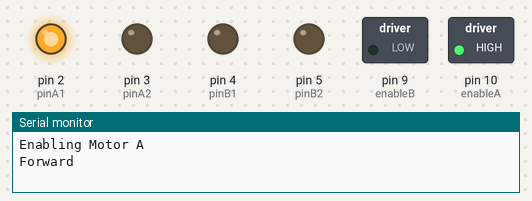
Bench run of a sketch on a simulated Arduino Uno, built with avr-gcc and run on an emulated ATmega328P. Shown: switched loads named in the sketch (green lamp = pin HIGH), output pins drawn as LEDs (lit = HIGH), the last lines printed to the serial monitor.

Above: at 2.5 s.
At 7.5 s:
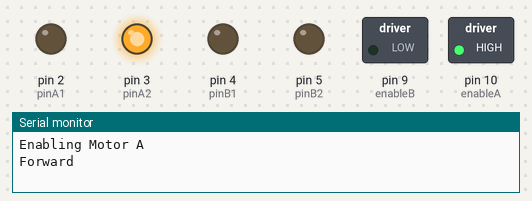
At 12.5 s:
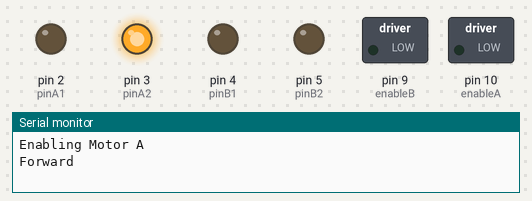
At 17.5 s:
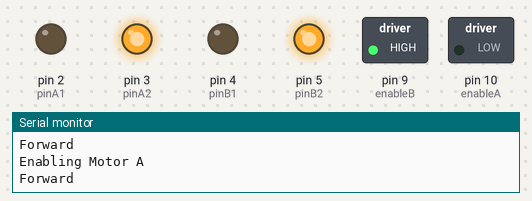
At 22.5 s:
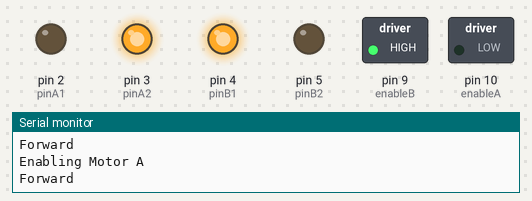
At 32.5 s:
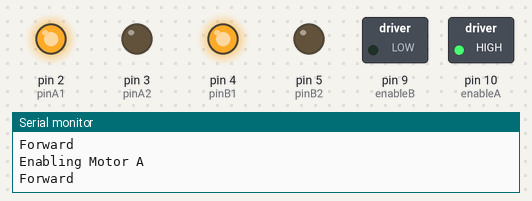
Timing chart, 0 to 39.0 s (numbered marks = the images above):
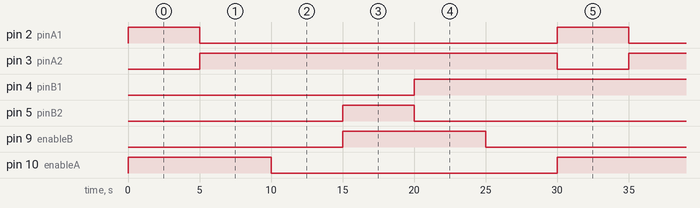

The sketch:

arduino_L298N.ino
```cpp
/**
 * Bruno Santos, 2013
 * feiticeir0@whatgeek.com.pt
 * Small code to test DC motors - 2x with a L298 Dual H-Bridge Motor Driver
 * Free to share
 **/
 //Testing the DC Motors
//Define Pins
 //Motor A
 int enableA = 10;
 int pinA1 = 2;
 int pinA2 = 3;
//Motor B
 int enableB = 9;
 int pinB1 = 4;
 int pinB2 = 5;
void setup() {
Serial.begin (9600);
 //configure pin modes
 pinMode (enableA, OUTPUT);
 pinMode (pinA1, OUTPUT);
 pinMode (pinA2, OUTPUT);
pinMode (enableB, OUTPUT);
 pinMode (pinB1, OUTPUT);
 pinMode (pinB2, OUTPUT);
}
void loop() {
 //enabling motor A
 Serial.println ("Enabling Motor A");
 digitalWrite (enableA, HIGH);
//do something
 //forward
 Serial.println ("Forward");
 digitalWrite (pinA1, HIGH);
 digitalWrite (pinA2, LOW);
//5s forward
 delay (5000);
//reverse
 digitalWrite (pinA1,LOW);
 digitalWrite (pinA2,HIGH);
//5s backwards
 delay (5000);
//stop
 digitalWrite (enableA, LOW);
 delay (5000);
//enabling motor B
 //Since motor B is mounted reversed, PINs must be exchanged
 Serial.println ("Enabling Motor A");
 digitalWrite (enableB, HIGH);
//do something
 //forward
 Serial.println ("Forward");
 digitalWrite (pinB1, LOW);
 digitalWrite (pinB2, HIGH);
//5s forward
 delay (5000);
//reverse
 digitalWrite (pinB1,HIGH);
 digitalWrite (pinB2,LOW);
//5s backwards
 delay (5000);
//stop
 digitalWrite (enableB, LOW);
 delay (5000);
 }
```

Measured:
- by itself, pin 2 (pinA1), pin 5 (pinB2): alternates HIGH for 5.0 s and LOW for 25.0 s
- by itself, pin 3 (pinA2), pin 4 (pinB1): alternates HIGH for 25.0 s and LOW for 5.0 s
- by itself, pin 9 (enableB), pin 10 (enableA): alternates HIGH for 10.0 s and LOW for 20.0 s
